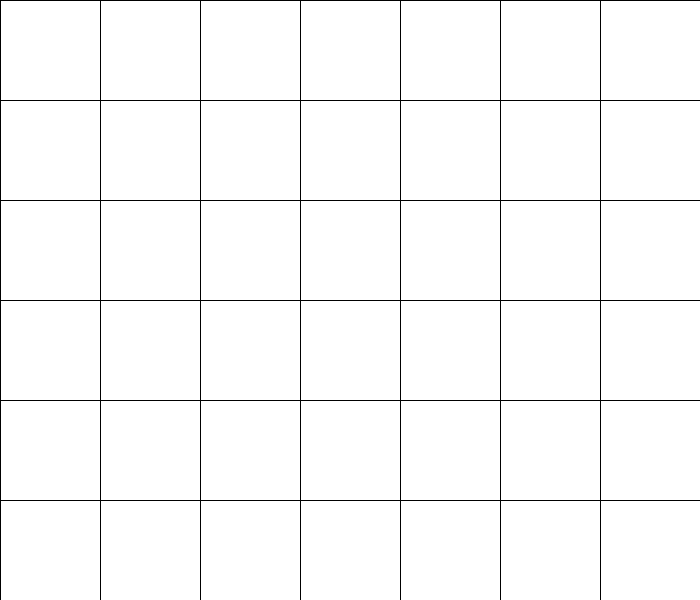
Frame 1 (no input)
Frame 60 (the mouse pressed at the canvas centre just before this capture): identical to frame 1, image omitted
Frame 120 (the mouse held since frame 60 and released just before this capture): identical to frame 1, image omitted

The Processing sketch that drew this single still picture (run headless with seeded random() and noise(); from frame 60 on, the mouse is pressed at the canvas centre):

// Processing sketch: program_6
// ── program_6.pde
//Naveed Yeganegi
//nyeganeg@ucsc.edu - 1541371
//Programming Assignment 6
//This program draws tribbles and makes them shake
int xPick;
int turn =0;
int yPosi =550;
boolean reset = false;

Piece[] piece = new Piece[200];

void setup() {
  size(700,600);
  background(255);
  frameRate(60);
}

void keyPressed(){
  xPick = key - 48;
  if (turn==0){
    turn = 1;
  }
  else if (turn==1){
    turn = 0;
  }
  if(key == 'R' || key == 'r'){
  reset = true;
}
}


void draw(){
  if(reset == true){
    fill(255);
    rect(0,0,width,height);
    reset=false;
  }
  for (int x = 0; x < width; x += 100) {
   for (int y = 0; y < height; y += 100) {
     stroke(0);
     line(x,0,x,height); //draws verticle lines in grid
     line(0,y,width,y); //draws horizontal lines in grid
   }
 }
}

void keyReleased(){
  while (get(xPick*100-50, yPosi) == color(200,0,0) || get(xPick*100-50, yPosi) == color(0,0,200)){
      yPosi -= 100;
    }
  for (int i=0;i<piece.length;i++){
     piece[i] = new Piece(xPick*100-50,yPosi);
     piece[i].draw();
    }
   yPosi = 550;
}

class Piece {
  float xPos, yPos;
  Piece(float x, float y) {
    xPos = x;
    yPos = y;
  }
  
  //Draws the tribble.
  void draw() {
    ellipseMode(CENTER);
    if (turn==0){
      fill(200,0,0);
    }
    else if (turn==1){
      fill(0,0,200);
    }
    ellipse(xPos, yPos , 80, 80);
  }
 }
 
